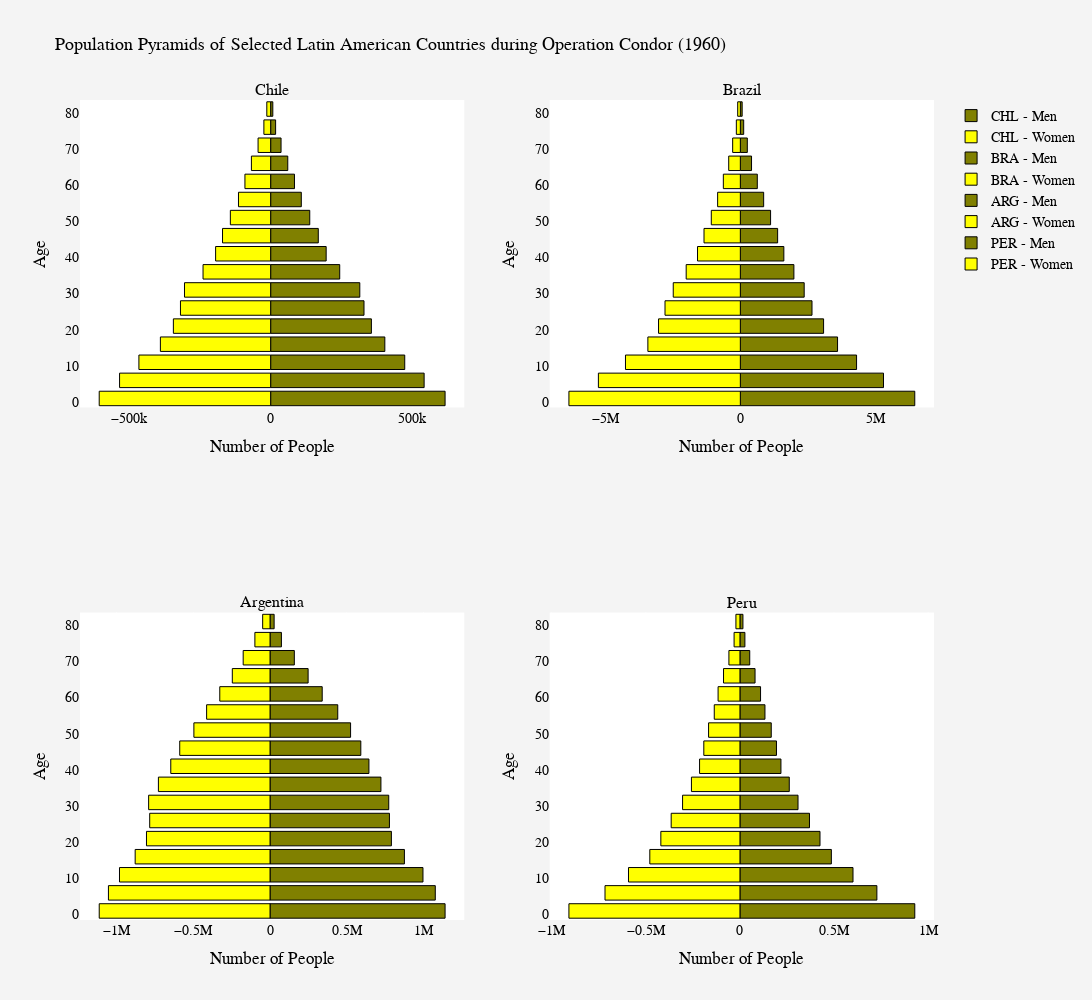

The cell this chart's notebook holds for it:
### Code cell
# The population pyramids of various Operation Condor countries in 1960
    # This is before the start of Operation Condor

# Define multiple countries
country_choices = ["CHL", "BRA", "ARG", "PER"]
country_titles = ["Chile", "Brazil", "Argentina", "Peru"]

# Create a subplot layout (2 rows, 2 columns)
fig_5 = make_subplots(rows=2, cols=2, subplot_titles=country_titles)

# Loop through each country and generate its population pyramid
for i, (country, title) in enumerate(zip(country_choices, country_titles)):
    condor_countries = wbdata.get_dataframe(categories, country=country)

    # Extract male and female data
    male_data = condor_countries.loc[str(1960), :].filter(regex="Male").values
    female_data = -condor_countries.loc[str(1960), :].filter(regex="Female").values  # Negative for left alignment
    age_groups = [int(s[:2]) + 1 for s in ages]  # Convert age labels to integers

    # Determine subplot position
    row = i // 2 + 1
    col = i % 2 + 1

    # Add Male bar trace
    fig_5.add_trace(go.Bar(
        x=male_data,
        y=age_groups,
        orientation='h',
        name=f'{country} - Men',
        marker=dict(color='olive', line=dict(color='black', width=1)),
        hoverinfo='skip'
    ), row=row, col=col)

    # Add Female bar trace
    fig_5.add_trace(go.Bar(
        x=female_data,
        y=age_groups,
        orientation='h',
        name=f'{country} - Women',
        marker=dict(color='yellow', line=dict(color='black', width=1)),
        hoverinfo='skip'
    ), row=row, col=col)

 # Customize X and Y axis labels for each subplot
    fig_5.update_xaxes(title_text="Number of People", row=row, col=col)
    fig_5.update_yaxes(title_text="Age", row=row, col=col)

# Updated layout for aesthetics!
fig_5.update_layout(
    title="Population Pyramids of Selected Latin American Countries during Operation Condor (1960)",
    title_font=dict(size=18, color='black'),
    barmode='overlay',
    width=1200,  # Adjust width
    height=1000,  # Adjust height
    paper_bgcolor='#f4f4f4',
    plot_bgcolor='#ffffff',
    font=dict(family="Arial, sans-serif", size=14, color="black"),
    showlegend=True
)

# Make the final figure
fig_5.show()

### Figure 1 — Plotly figure (JSON) as saved in the notebook; plotly's stock layout.template omitted (floating-point values rounded to 4 significant figures)
{"data": [{"hoverinfo": "skip", "marker": {"color": "olive", "line": {"color": "black", "width": 1}}, "name": "CHL - Men", "orientation": "h", "type": "bar", "x": [615800.0, 541800.0, 473400.0, 403100.0, 355700.0, 329600.0, 314700.0, 243800.0, 196000.0, 168200.0, 138100.0, 108300.0, 84090.0, 60450.0, 36760.0, 17540.0, 7675.0], "xaxis": "x", "y": [1, 6, 11, 16, 21, 26, 31, 36, 41, 46, 51, 56, 61, 66, 71, 76, 81], "yaxis": "y"}, {"hoverinfo": "skip", "marker": {"color": "yellow", "line": {"color": "black", "width": 1}}, "name": "CHL - Women", "orientation": "h", "type": "bar", "x": [-605200.0, -533400.0, -465100.0, -389300.0, -343400.0, -318400.0, -304200.0, -238700.0, -194300.0, -169900.0, -142300.0, -113600.0, -90810.0, -67940.0, -44420.0, -23890.0, -13560.0], "xaxis": "x", "y": [1, 6, 11, 16, 21, 26, 31, 36, 41, 46, 51, 56, 61, 66, 71, 76, 81], "yaxis": "y"}, {"hoverinfo": "skip", "marker": {"color": "olive", "line": {"color": "black", "width": 1}}, "name": "BRA - Men", "orientation": "h", "type": "bar", "x": [6472000.0, 5312000.0, 4312000.0, 3607000.0, 3088000.0, 2659000.0, 2369000.0, 1987000.0, 1614000.0, 1383000.0, 1122000.0, 865700.0, 629600.0, 415700.0, 258900.0, 124200.0, 68070.0], "xaxis": "x2", "y": [1, 6, 11, 16, 21, 26, 31, 36, 41, 46, 51, 56, 61, 66, 71, 76, 81], "yaxis": "y2"}, {"hoverinfo": "skip", "marker": {"color": "yellow", "line": {"color": "black", "width": 1}}, "name": "BRA - Women", "orientation": "h", "type": "bar", "x": [-6360000.0, -5267000.0, -4262000.0, -3431000.0, -3035000.0, -2795000.0, -2489000.0, -2009000.0, -1589000.0, -1348000.0, -1078000.0, -842600.0, -631100.0, -431400.0, -284500.0, -148900.0, -98190.0], "xaxis": "x2", "y": [1, 6, 11, 16, 21, 26, 31, 36, 41, 46, 51, 56, 61, 66, 71, 76, 81], "yaxis": "y2"}, {"hoverinfo": "skip", "marker": {"color": "olive", "line": {"color": "black", "width": 1}}, "name": "ARG - Men", "orientation": "h", "type": "bar", "x": [1141000.0, 1077000.0, 997100.0, 876200.0, 791300.0, 778600.0, 774000.0, 723000.0, 644800.0, 591900.0, 525100.0, 441600.0, 340200.0, 248400.0, 158500.0, 74330.0, 26910.0], "xaxis": "x3", "y": [1, 6, 11, 16, 21, 26, 31, 36, 41, 46, 51, 56, 61, 66, 71, 76, 81], "yaxis": "y3"}, {"hoverinfo": "skip", "marker": {"color": "yellow", "line": {"color": "black", "width": 1}}, "name": "ARG - Women", "orientation": "h", "type": "bar", "x": [-1113000.0, -1053000.0, -981200.0, -879100.0, -805400.0, -784300.0, -791300.0, -727600.0, -646900.0, -588600.0, -496300.0, -413200.0, -327500.0, -245900.0, -174900.0, -98630.0, -47930.0], "xaxis": "x3", "y": [1, 6, 11, 16, 21, 26, 31, 36, 41, 46, 51, 56, 61, 66, 71, 76, 81], "yaxis": "y3"}, {"hoverinfo": "skip", "marker": {"color": "olive", "line": {"color": "black", "width": 1}}, "name": "PER - Men", "orientation": "h", "type": "bar", "x": [929100.0, 727700.0, 600800.0, 485800.0, 425500.0, 369500.0, 308600.0, 262100.0, 217800.0, 194200.0, 166400.0, 133000.0, 109500.0, 80300.0, 52070.0, 26370.0, 15950.0], "xaxis": "x4", "y": [1, 6, 11, 16, 21, 26, 31, 36, 41, 46, 51, 56, 61, 66, 71, 76, 81], "yaxis": "y4"}, {"hoverinfo": "skip", "marker": {"color": "yellow", "line": {"color": "black", "width": 1}}, "name": "PER - Women", "orientation": "h", "type": "bar", "x": [-908800.0, -717000.0, -592200.0, -479000.0, -420300.0, -365400.0, -304800.0, -257700.0, -214500.0, -192000.0, -166700.0, -136400.0, -116200.0, -87220.0, -58670.0, -31140.0, -21390.0], "xaxis": "x4", "y": [1, 6, 11, 16, 21, 26, 31, 36, 41, 46, 51, 56, 61, 66, 71, 76, 81], "yaxis": "y4"}], "layout": {"annotations": [{"font": {"size": 16}, "showarrow": false, "text": "Chile", "x": 0.225, "xanchor": "center", "xref": "paper", "y": 1, "yanchor": "bottom", "yref": "paper"}, {"font": {"size": 16}, "showarrow": false, "text": "Brazil", "x": 0.775, "xanchor": "center", "xref": "paper", "y": 1, "yanchor": "bottom", "yref": "paper"}, {"font": {"size": 16}, "showarrow": false, "text": "Argentina", "x": 0.225, "xanchor": "center", "xref": "paper", "y": 0.375, "yanchor": "bottom", "yref": "paper"}, {"font": {"size": 16}, "showarrow": false, "text": "Peru", "x": 0.775, "xanchor": "center", "xref": "paper", "y": 0.375, "yanchor": "bottom", "yref": "paper"}], "barmode": "overlay", "font": {"color": "black", "family": "Arial, sans-serif", "size": 14}, "height": 1000, "paper_bgcolor": "#f4f4f4", "plot_bgcolor": "#ffffff", "showlegend": true, "title": {"font": {"color": "black", "size": 18}, "text": "Population Pyramids of Selected Latin American Countries during Operation Condor (1960)"}, "width": 1200, "xaxis": {"anchor": "y", "domain": [0, 0.45], "title": {"text": "Number of People"}}, "xaxis2": {"anchor": "y2", "domain": [0.55, 1], "title": {"text": "Number of People"}}, "xaxis3": {"anchor": "y3", "domain": [0, 0.45], "title": {"text": "Number of People"}}, "xaxis4": {"anchor": "y4", "domain": [0.55, 1], "title": {"text": "Number of People"}}, "yaxis": {"anchor": "x", "domain": [0.625, 1], "title": {"text": "Age"}}, "yaxis2": {"anchor": "x2", "domain": [0.625, 1], "title": {"text": "Age"}}, "yaxis3": {"anchor": "x3", "domain": [0, 0.375], "title": {"text": "Age"}}, "yaxis4": {"anchor": "x4", "domain": [0, 0.375], "title": {"text": "Age"}}}}
